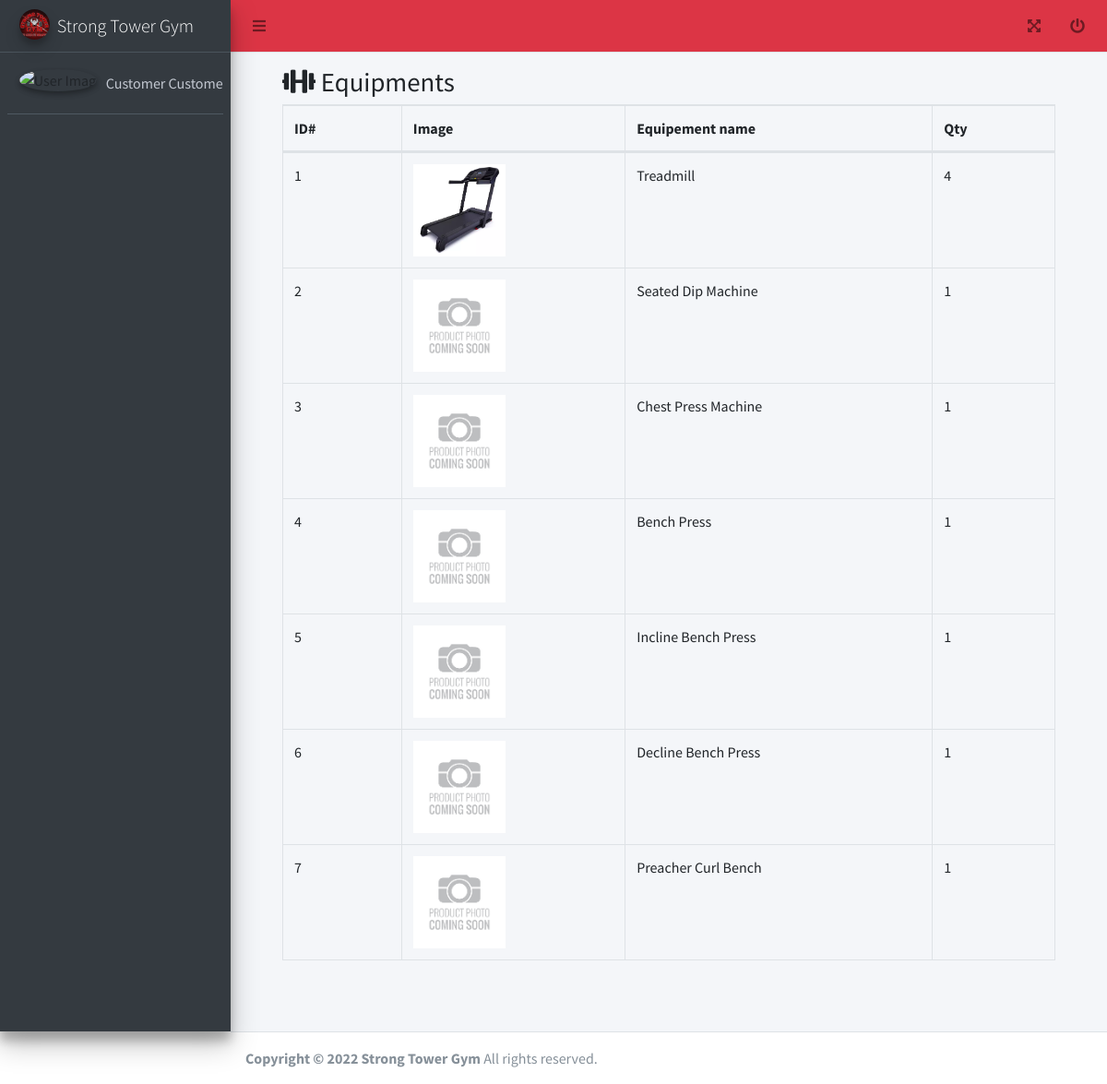
The page /admin/equipments.php (signed in) on the database its author committed.
### tables this page shows
CREATE TABLE `tbl_equipment` (
  `id` int(11) NOT NULL AUTO_INCREMENT,
  `image` text DEFAULT NULL,
  `name` varchar(255) DEFAULT NULL,
  `qty` int(11) DEFAULT NULL,
  `description` text DEFAULT NULL,
  `created_date` datetime DEFAULT current_timestamp(),
  `updated_date` datetime DEFAULT current_timestamp(),
  `deleted_flag` tinyint(4) DEFAULT 0,
  PRIMARY KEY (`id`)
);

### functions.php (called while the page is built, shortened)
<?php
function get_list($sql)
{
  $data = array();
  $result = mysqli_query($_SESSION['conn'], $sql);
  while ($row = mysqli_fetch_assoc($result)) {
    $data[] = $row;
  }
  return $data;
}

### admin/equipments.php (the view, shortened to what this page needs)
<?php include('header.php'); ?>
<link rel="stylesheet" href="../adminlte/plugins/datatables-bs4/css/dataTables.bootstrap4.min.css">
<link rel="stylesheet" href="../adminlte/plugins/datatables-responsive/css/responsive.bootstrap4.min.css">
<link rel="stylesheet" href="../adminlte/plugins/datatables-buttons/css/buttons.bootstrap4.min.css">
<div>
  <div class="content-wrapper">
    <div class="content-header">
      <div class="container-fluid" id="content">
        <div class="row mb-2">
          <div class="col-sm-12">
            <h1 class="m-0"><i class="fa fa-dumbbell"></i> Equipments</h1>
          </div>
          <div class="col-sm-12">
            <table id="example2" class="table table-bordered table-hover dataTable dtr-inline" aria-describedby="example2_info">
              <thead>
                <tr>
                  <th>ID#</th>
                  <th>Image</th>
                  <th>Equipement name</th>
                  <th>Qty</th>
                </tr>
              </thead>
              <tbody>
                <?php foreach (get_list("select * from tbl_equipment where deleted_flag = 0") as $res) { ?>
                  <tr>
                    <td><?php echo $res['id']; ?></td>
                    <td><img src="../equipments/<?php echo $res['image']; ?>" style="width:100px;height:100px;object-fit:contain"></td>
                    <td><?php echo ucfirst($res['name']); ?></td>
                    <td><?php echo ucfirst($res['qty']); ?></td>
                  </tr>
                <?php } ?>
              </tbody>
            </table>
          </div>
        </div>
      </div>
    </div>
  </div>
</div>
</div>
<?php include('footer.php'); ?>

### adminlte/css/admin.css (style rules this page uses)
#content { padding: 3em; padding-top: 0px; min-height: 85vh; }

### rows shown on the page
tbl_equipment: id "1", image (picture), name "Treadmill", qty "4"
tbl_equipment: id "2", image (placeholder picture), name "Seated Dip Machine", qty "1"
tbl_equipment: id "3", image (placeholder picture), name "Chest Press Machine", qty "1"
tbl_equipment: id "4", image (placeholder picture), name "Bench Press", qty "1"
tbl_equipment: id "5", image (placeholder picture), name "Incline Bench Press", qty "1"
tbl_equipment: id "6", image (placeholder picture), name "Decline Bench Press", qty "1"
tbl_equipment: id "7", image (placeholder picture), name "Preacher Curl Bench", qty "1"

### other values the page prints
$_SESSION['user']->first_name "Customer"
